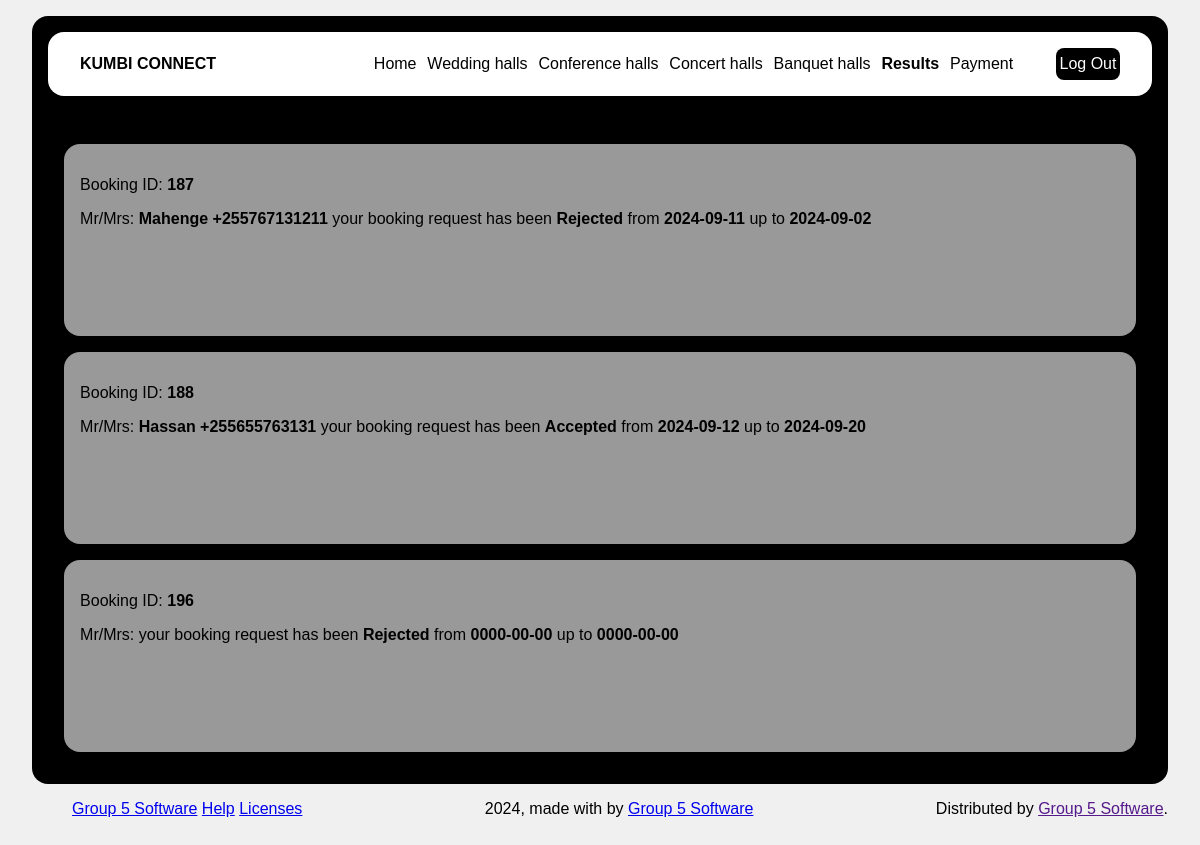
Page /Results.php on the committed database.
### tables this page shows
CREATE TABLE `booking` (
  `booking_id` int(20) NOT NULL,
  `user_name` varchar(250) NOT NULL,
  `phone_number` varchar(13) NOT NULL,
  `hall_name` varchar(220) NOT NULL,
  `event_begin` date NOT NULL,
  `event_end` date NOT NULL,
  `status` varchar(255) NOT NULL
);

### Results.php (the view, shortened to what this page needs)
<!DOCTYPE html>
<html>
<head>
</head>
<body>
    <div class="wrapper">
      <section class="hero">
      <header>
        <a href="managerdashboard.html" class="logo">KUMBI CONNECT</a>
    <nav>
    <ul>
            <li>
              <a href="Home.php" >Home</a>
            </li>
            <li class="submenu">
              <a href="WeddingHall.php">Wedding halls</a>
            </li>
            <li>
              <a href="Conferencehall.php">Conference halls</a>
            </li>
            <li>
              <a href="ConcertHall.php">Concert halls</a>
            </li>
            <li>
              <a href="BanquetHall.php">Banquet halls</a>
            </li>
            <li>
            <a href="Results.php" class="active">Results</a>
          </li>
          <li>
            <a href="payment method.php">Payment</a>
          </li>
            <li>
              <a href="CustomerLogin.php" class="logout">Log Out</a>
            </li>
          </ul>
    </nav>
    </header>
    <?php
                $servername = "localhost";
                $username = "root";
                $password = "";
                $dbname = "halldb";
                $conn = new mysqli($servername, $username, $password, $dbname);
                $sql = "SELECT booking_id, user_name, phone_number, hall_name, event_begin, event_end ,status FROM booking WHERE status='Accepted' OR status='Rejected'";
                $result = $conn->query($sql);
                if ($result->num_rows > 0) {
                    while ($row = $result->fetch_assoc()) {
                        echo '<div class="booking-request">
                        <div class="left-col">
                        <p class="">Booking ID: <b>' . htmlspecialchars($row['booking_id']) . '</b></p>
                            <span class="user-name">Mr/Mrs: <b>' . htmlspecialchars($row['user_name']) . '</b>  <b>' . htmlspecialchars($row['phone_number']) . '</b> your booking request has been <b>' . htmlspecialchars($row['status']) . '</b> from <b>' . htmlspecialchars($row['event_begin']) . '</b> up to <b>' . htmlspecialchars($row['event_end']) . '</b></span>
                        </div>
                        </div>';
                    }
                } else {
                    echo "No Booking Request Found";
                }
                ?>
</section>
<footer>
    <nav class="footer-subnavigation">
   <ul>
     <li>
       <a href="#">Group 5 Software</a>
     </li>
     <li>
       <a href="#"> Help </a>
     </li>
     <li>
       <a href="#"> Licenses </a>
     </li>
   </ul>
 </nav>
 <div class="copyright">
   2024, made with by
   <a href="#">Group 5 Software</a>
 </div>
 <div>
   Distributed by
   <a target="_blank" href="">Group 5 Software</a>.
 </div>
</footer>
</div>
</body>
</html>

### Results.php (style rules this page uses)
html { font-family: "Poppins",sans-serif; }
body { background-color: rgb(240, 240, 240); margin:0; padding:0; }
.wrapper { padding:1rem 2rem; }
.active { font-weight: bolder; }
.hero { background-color: black; padding:7rem 2rem 1rem; border-radius:1rem; }
header { background-color:white; display: flex; flex-direction: row; justify-content: space-between; align-items: center; padding: 0 2rem; border-radius:1rem; position: fixed; top:2rem; left: 3rem; right:3rem; z-index: 100; }
.logo { text-decoration:none; font-weight:bold; color:black; }
header>nav>ul { list-style:none; display: inline-block; }
header>nav>ul>li { margin-left:0.4rem; display: inline-block; }
header>nav>ul>li>a { text-decoration: none; color: black; }
.logout { background-color: black; color:white; display:flex; align-items: center; justify-content: center; height:2rem; width:4rem; border-radius:0.5rem; margin-left: 2rem; }
.booking-request { width:97%; height:20vh; background-color: rgba(255, 255, 255, 0.6); padding:1rem 1rem; border-radius: 1rem; margin:1rem auto; }
.active, .demo:hover { opacity: 1; }
footer { display: flex; flex-direction: row; justify-content: space-between; align-items: center; }
.footer-subnavigation ul { list-style: none; }
.footer-subnavigation ul li { display: inline-block; }

### rows in the picture
booking: booking_id "187", user_name "Mahenge", phone_number "+255767131211", status "Rejected", event_begin "2024-09-11", event_end "2024-09-02"
booking: booking_id "188", user_name "Hassan", phone_number "+255655763131", status "Accepted", event_begin "2024-09-12", event_end "2024-09-20"
booking: booking_id "196", status "Rejected", event_begin "0000-00-00", event_end "0000-00-00"
